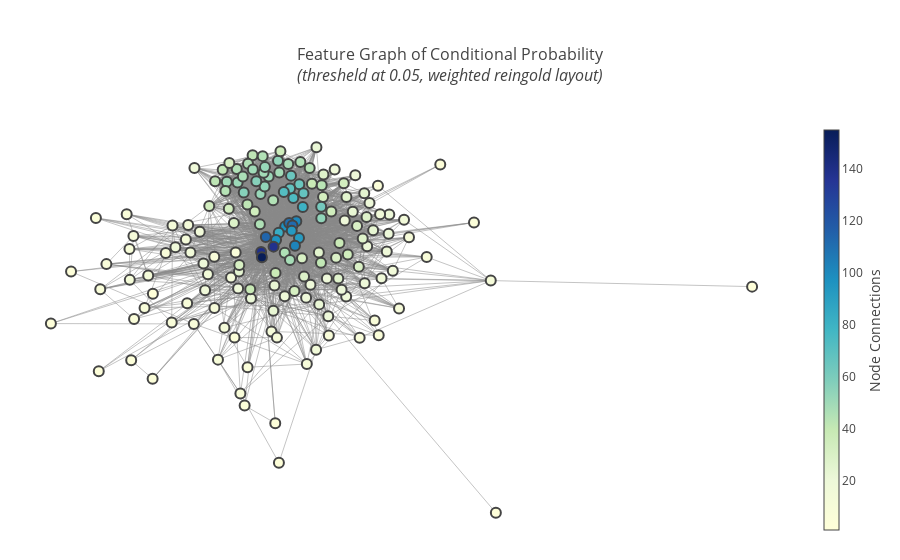

Notebook cell for this chart:
### Code cell
build_network_viz(confidence_matrix,0.05,'reingold',weighted=True)

### Figure 1 — Plotly figure (JSON) as saved in the notebook; plotly's stock layout.template omitted (floating-point values rounded to 4 significant figures; data arrays with more than 128 entries replaced by an {"elided": "..."} marker saying what was removed)
{"data": [{"hoverinfo": "none", "line": {"color": "#888", "width": 0.5}, "mode": "lines", "type": "scatter", "uid": "741d731a-867b-4bec-adea-a898b4d77e88", "x": {"elided": "8208 float values"}, "y": {"elided": "8208 float values"}}, {"hoverinfo": "text", "marker": {"color": {"elided": "168 int values"}, "colorbar": {"thickness": 15, "title": {"side": "right", "text": "Node Connections"}, "xanchor": "left"}, "colorscale": "YlGnBu", "line": {"width": 2}, "reversescale": true, "showscale": true, "size": 10}, "mode": "markers", "text": {"elided": "168 str values"}, "type": "scatter", "uid": "507ac028-f08a-4f35-9aae-39cecb70efb1", "x": {"elided": "168 float values"}, "y": {"elided": "168 float values"}}], "layout": {"hovermode": "closest", "margin": {"b": 20, "l": 5, "r": 5, "t": 120}, "showlegend": false, "title": {"font": {"size": 16}, "text": "Feature Graph of Conditional Probability<br><i>(thresheld at 0.05, weighted reingold layout)</i>"}, "xaxis": {"showgrid": false, "showticklabels": false, "zeroline": false}, "yaxis": {"showgrid": false, "showticklabels": false, "zeroline": false}}}
